Frame 1 (no input): blank canvas, image omitted
Frame 60 (the mouse pressed at the canvas centre just before this capture): blank canvas, image omitted
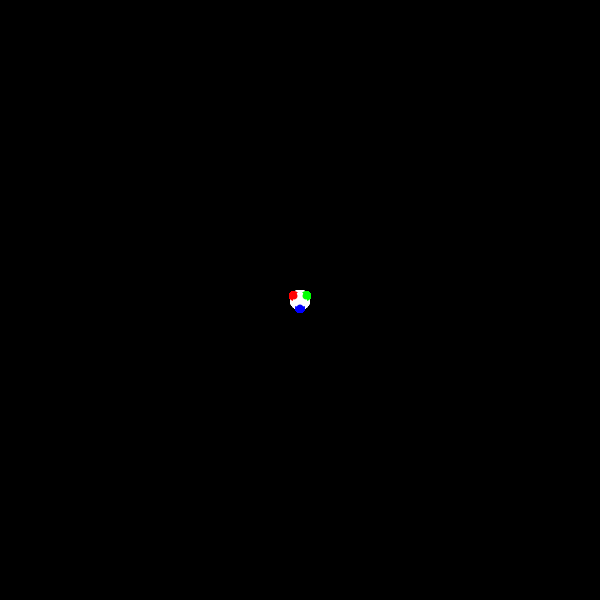
Frame 120 (the mouse held since frame 60 and released just before this capture)

The Processing sketch whose frames 1 and 60 were blank and that drew this single picture after the mouse press (run headless with seeded random() and noise(); from frame 60 on, the mouse is pressed at the canvas centre):

// Processing sketch: ex_9_snake_like_object
// ── ex_9_snake_like_object.pde
int num=50;
SnakeBody[] object=new SnakeBody[num];
int i=0;

void setup() {
  size(600,600);
  noStroke();
  fill(255,152);
  for(int i=0;i<num;i++) {
    object[i]=new SnakeBody(mouseX,mouseY);
  }
}

void draw() {
  background(0);
  object[i]=new SnakeBody(mouseX,mouseY);
  i++;
  if(i % num == 0) {
    i=0;
  }
  for(int i=0;i<num;i++) {
    object[i].show();
  }
}

// ── SnakeBody.pde
class SnakeBody{
  
  float x;
  float y;
  float w=20;
  float h=20;
  float shrink=0.3;
  
  SnakeBody(float _x,float _y) {
    x=_x;
    y=_y;
  }
  
  void show() {
    for(int i=0;i<num;i++) {
      if(w>0){
        fill(255);
        ellipse(x,y,w,h);
        fill(255,0,0);
        ellipse(x-6,y-4,w/2,h/2);
        fill(0,255,0);
        ellipse(x+6,y-4,w/2,h/2);
        fill(0,0,255);
        ellipse(x,y+8,w/2,h/2);
      }
    }
    w-=shrink;
    h=w;
    if(w<=0) {
      w=20;
      h=20;
    }
  }
}
